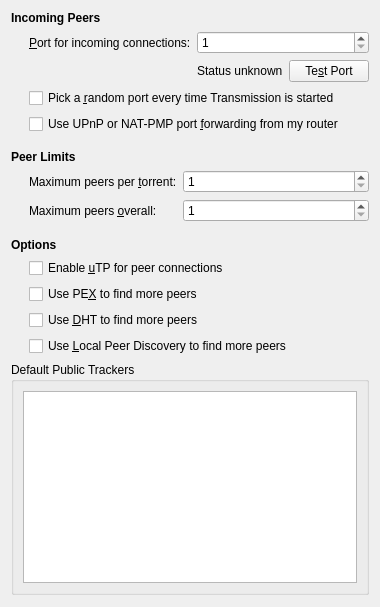
     <widget class="QWidget" name="networkTab">
      <attribute name="title">
       <string>Network</string>
      </attribute>
      <layout class="QVBoxLayout" name="networkTabLayout">
       <item>
        <widget class="QLabel" name="incomingPeersSectionLabel">
         <property name="styleSheet">
          <string notr="true">font-weight:bold</string>
         </property>
         <property name="text">
          <string>Incoming Peers</string>
         </property>
        </widget>
       </item>
       <item>
        <layout class="QGridLayout" name="incomingPeersSectionLayout" columnstretch="0,1,0">
         <property name="leftMargin">
          <number>18</number>
         </property>
         <item row="0" column="0">
          <widget class="QLabel" name="peerPortLabel">
           <property name="text">
            <string>&amp;Port for incoming connections:</string>
           </property>
           <property name="buddy">
            <cstring>peerPortSpin</cstring>
           </property>
          </widget>
         </item>
         <item row="0" column="1" colspan="2">
          <widget class="QSpinBox" name="peerPortSpin">
           <property name="minimum">
            <number>1</number>
           </property>
           <property name="maximum">
            <number>65535</number>
           </property>
          </widget>
         </item>
         <item row="1" column="1">
          <widget class="QLabel" name="peerPortStatusLabel">
           <property name="text">
            <string>Status unknown</string>
           </property>
          </widget>
         </item>
         <item row="1" column="2">
          <widget class="QPushButton" name="testPeerPortButton">
           <property name="text">
            <string>Te&amp;st Port</string>
           </property>
           <property name="autoDefault">
            <bool>false</bool>
           </property>
          </widget>
         </item>
         <item row="2" column="0" colspan="3">
          <widget class="QCheckBox" name="randomPeerPortCheck">
           <property name="text">
            <string>Pick a &amp;random port every time Transmission is started</string>
           </property>
          </widget>
         </item>
         <item row="3" column="0" colspan="3">
          <widget class="QCheckBox" name="enablePortForwardingCheck">
           <property name="text">
            <string>Use UPnP or NAT-PMP port &amp;forwarding from my router</string>
           </property>
          </widget>
         </item>
        </layout>
       </item>
       <item>
        <spacer name="peerLimitsSectionSpacer">
         <property name="orientation">
          <enum>Qt::Vertical</enum>
         </property>
         <property name="sizeType">
          <enum>QSizePolicy::Fixed</enum>
         </property>
         <property name="sizeHint" stdset="0">
          <size>
           <width>1</width>
           <height>10</height>
          </size>
         </property>
        </spacer>
       </item>
       <item>
        <widget class="QLabel" name="peerLimitsSectionLabel">
         <property name="styleSheet">
          <string notr="true">font-weight:bold</string>
         </property>
         <property name="text">
          <string>Peer Limits</string>
         </property>
        </widget>
       </item>
       <item>
        <layout class="QGridLayout" name="peerLimitsSectionLayout" columnstretch="0,1">
         <property name="leftMargin">
          <number>18</number>
         </property>
         <item row="0" column="0">
          <widget class="QLabel" name="torrentPeerLimitLabel">
           <property name="text">
            <string>Maximum peers per &amp;torrent:</string>
           </property>
           <property name="buddy">
            <cstring>torrentPeerLimitSpin</cstring>
           </property>
          </widget>
         </item>
         <item row="0" column="1">
          <widget class="QSpinBox" name="torrentPeerLimitSpin">
           <property name="minimum">
            <number>1</number>
           </property>
           <property name="maximum">
            <number>1024</number>
           </property>
           <property name="singleStep">
            <number>5</number>
           </property>
          </widget>
         </item>
         <item row="1" column="0">
          <widget class="QLabel" name="globalPeerLimitLabel">
           <property name="text">
            <string>Maximum peers &amp;overall:</string>
           </property>
           <property name="buddy">
            <cstring>globalPeerLimitSpin</cstring>
           </property>
          </widget>
         </item>
         <item row="1" column="1">
          <widget class="QSpinBox" name="globalPeerLimitSpin">
           <property name="minimum">
            <number>1</number>
           </property>
           <property name="maximum">
            <number>1024</number>
           </property>
           <property name="singleStep">
            <number>5</number>
           </property>
          </widget>
         </item>
        </layout>
       </item>
       <item>
        <spacer name="optionsSectionSpacer">
         <property name="orientation">
          <enum>Qt::Vertical</enum>
         </property>
         <property name="sizeType">
          <enum>QSizePolicy::Fixed</enum>
         </property>
         <property name="sizeHint" stdset="0">
          <size>
           <width>1</width>
           <height>10</height>
          </size>
         </property>
        </spacer>
       </item>
       <item>
        <widget class="QLabel" name="optionsSectionLabel">
         <property name="styleSheet">
          <string notr="true">font-weight:bold</string>
         </property>
         <property name="text">
          <string>Options</string>
         </property>
        </widget>
       </item>
       <item>
        <layout class="QVBoxLayout" name="optionsSectionLayout">
         <property name="leftMargin">
          <number>18</number>
         </property>
         <item>
          <widget class="QCheckBox" name="enableUtpCheck">
           <property name="toolTip">
            <string>uTP is a tool for reducing network congestion.</string>
           </property>
           <property name="text">
            <string>Enable &amp;uTP for peer connections</string>
           </property>
          </widget>
         </item>
         <item>
          <widget class="QCheckBox" name="enablePexCheck">
           <property name="toolTip">
            <string>PEX is a tool for exchanging peer lists with the peers you're connected to.</string>
           </property>
           <property name="text">
            <string>Use PE&amp;X to find more peers</string>
           </property>
          </widget>
         </item>
         <item>
          <widget class="QCheckBox" name="enableDhtCheck">
           <property name="toolTip">
            <string>DHT is a tool for finding peers without a tracker.</string>
           </property>
           <property name="text">
            <string>Use &amp;DHT to find more peers</string>
           </property>
          </widget>
         </item>
         <item>
          <widget class="QCheckBox" name="enableLpdCheck">
           <property name="toolTip">
            <string>LPD is a tool for finding peers on your local network.</string>
           </property>
           <property name="text">
            <string>Use &amp;Local Peer Discovery to find more peers</string>
           </property>
          </widget>
         </item>
        </layout>
       </item>
       <item>
        <widget class="QGroupBox" name="defaultTrackersSection">
         <property name="title">
          <string>Default Public Trackers</string>
         </property>
         <layout class="QVBoxLayout" name="defaultTrackersSectionLayout">
          <item>
           <widget class="QPlainTextEdit" name="defaultTrackersPlainTextEdit">
            <property name="toolTip">
             <string>Trackers to use on all public torrents.

To add a backup URL, add it on the next line after a primary URL.
To add a new primary URL, add it after a blank line.</string>
            </property>
            <property name="tabChangesFocus">
             <bool>true</bool>
            </property>
            <property name="lineWrapMode">
             <enum>QPlainTextEdit::NoWrap</enum>
            </property>
           </widget>
          </item>
         </layout>
        </widget>
       </item>
       <item>
        <spacer name="networkTabBottomSpacer">
         <property name="orientation">
          <enum>Qt::Vertical</enum>
         </property>
         <property name="sizeHint" stdset="0">
          <size>
           <width>1</width>
           <height>1</height>
          </size>
         </property>
        </spacer>
       </item>
      </layout>
     </widget>
